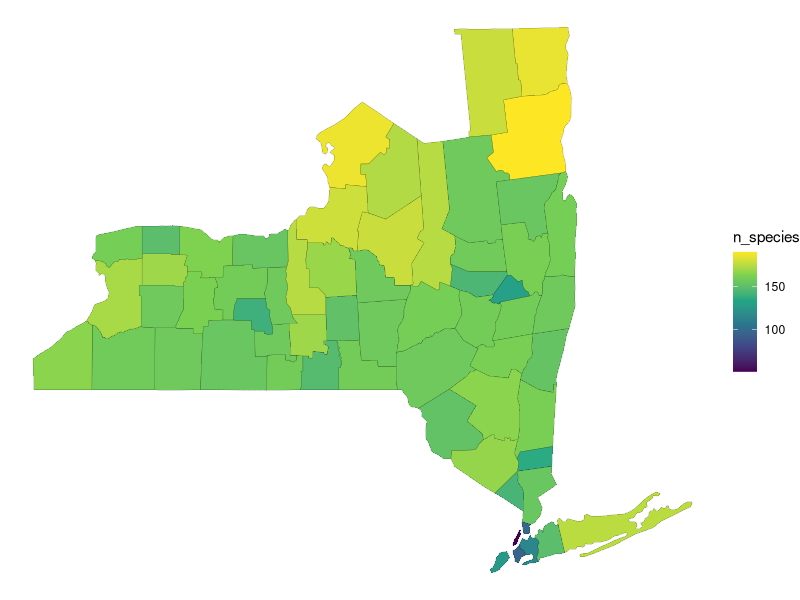
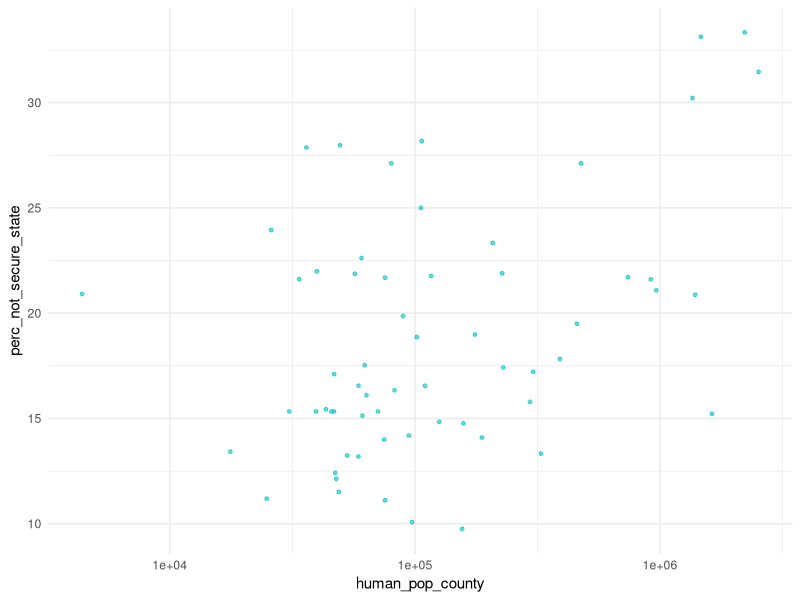
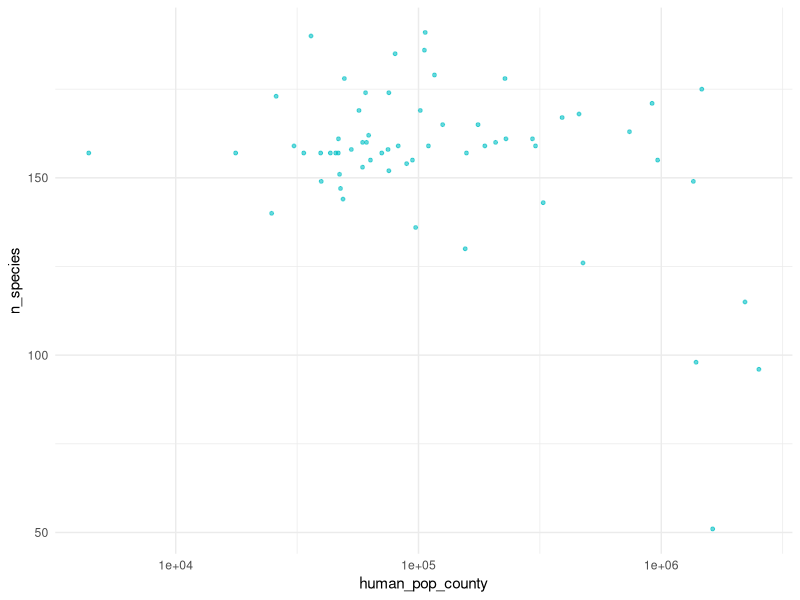
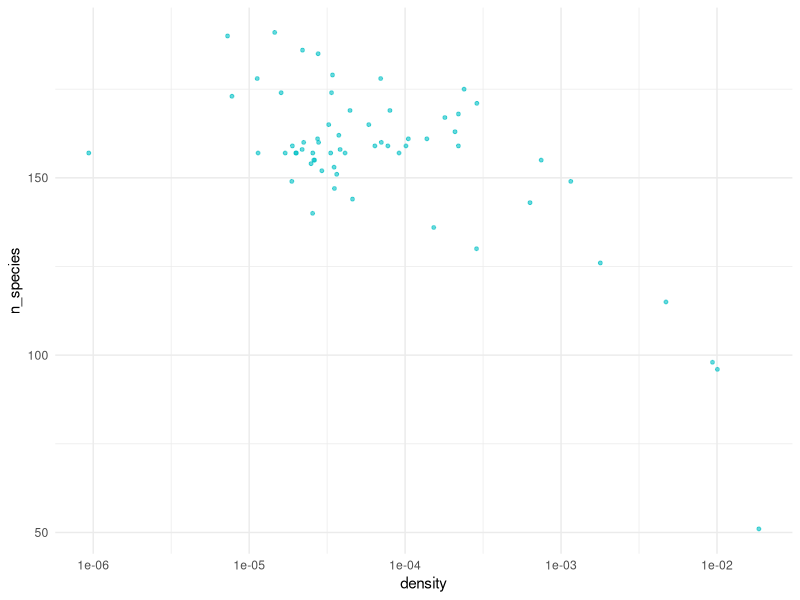
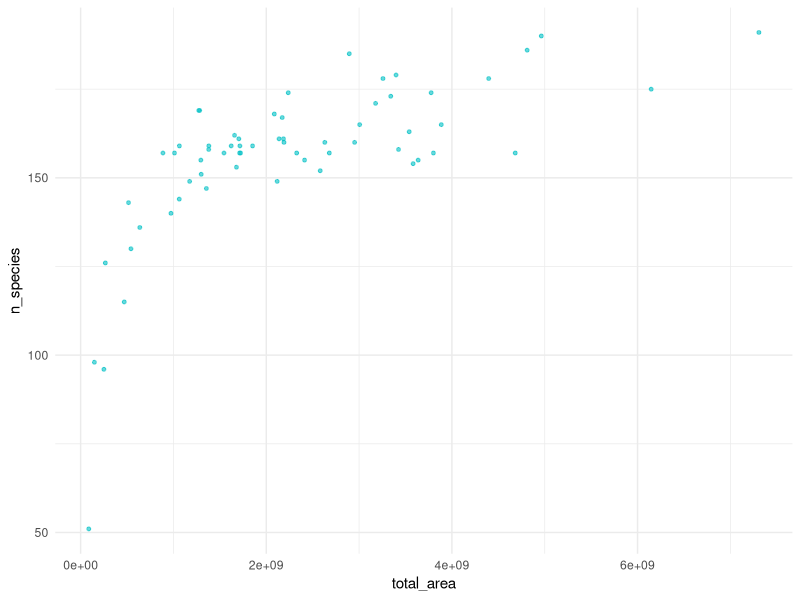
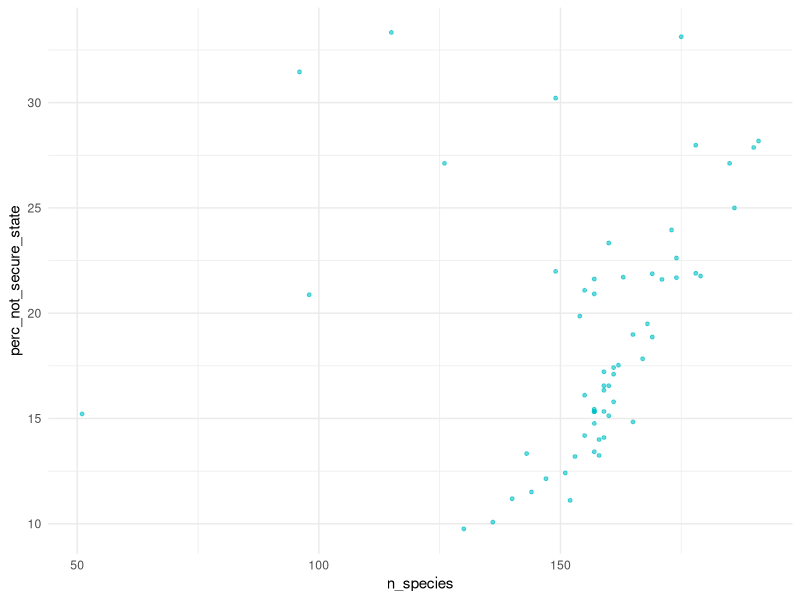

Recreate these plots in R, in order.
## ---- chunk 1
library("readr")
library("dplyr")
library("tidyr")
library("stringr")
## ---- chunk 2
# Contains names of plants and animals, as well as endangerment status, in NY at the county level
#biodiversity = read_csv("./data/Biodiversity.csv")

#https://data.ny.gov/api/views/6x7f-k6wi/rows.csv?accessType=DOWNLOAD&sorting=true
#biodiversity = read_csv("./data/Biodiversity_Animals_Plants.csv")

#https://data.ny.gov/api/views/4asw-6tmc/rows.csv?accessType=DOWNLOAD&sorting=true
biodiversity = read_csv("./data/Biodiversity_Birds.csv")

# Contains estimations for human populations and growth rate in each NY county
countyPop = read_csv("./data/NYCounties.csv")

# Contains estimated land mass of NY counties from 2010
# Areas are in square miles
countyArea = read_csv("./data/NYCountyArea.csv")
## ---- chunk 3
# Clean county population dataset
countyPop = countyPop %>% 
  extract(CTYNAME, into = "county", regex = "(.*)(?= County)") %>% 
  rename(human_pop_county = pop2021, human_growth_rate = GrowthRate)

# Clean county areas dataset
countyArea = countyArea %>% 
  select(BASENAME, AREALAND, AREAWATER) %>% 
  rename(county = BASENAME,
         land_area = AREALAND,
         water_area = AREAWATER)

# Change spaces into underscores and make lowercase for biodiversity column names
names(biodiversity) = gsub(" ", "_", tolower(names(biodiversity)))

# Clean the biodiversity dataset and join with other datasets
biodiversity = biodiversity %>% 
  # Remove unwanted columns
  select(everything(), 
         -ny_listing_status, 
         -federal_listing_status, 
         -distribution_status, 
         -year_last_documented,
         -scientific_name) %>% 
  # Remove non-plant/animal entries as well as non-county entries
  filter(category != "Natural Community", 
         category != "not listed", 
         taxonomic_group != "Animal Assemblages",
         county %in% countyPop$county) %>% 
  left_join(countyPop, by = "county") %>% 
  left_join(countyArea, by = "county") %>% 
  # Create pop/mi^2
  mutate(pop_per_mi = human_pop_county / (land_area + water_area))
## ---- chunk 4
head(biodiversity)
## ---- chunk 5
biodiversity %>% group_by(category) %>% summarise(n = n_distinct(state_conservation_rank))
biodiversity %>% summarise(n = n_distinct(global_conservation_rank))
## ---- chunk 6
# Derive human population densities for each county
county <- full_join(countyArea, countyPop) %>%
  mutate(total_area = land_area + water_area,
         density = human_pop_county/total_area) %>%
  select(county, total_area, human_pop_county, density)

# Find number of species per county, join with dataset to to have pop density and number of species per county in one df
county_data <- biodiversity %>%
  group_by(county) %>%
  summarise(n_species = n()) %>%
  full_join(county, by="county")
## ---- chunk 7
# Derive number of species for each taxonomic group
species_by_subgroup <- biodiversity %>%
  group_by(taxonomic_subgroup) %>%
  summarise(unique_species = unique(common_name)) %>%
  group_by(taxonomic_subgroup) %>%
  summarise(n_species = n())

subgroups_ordered <- species_by_subgroup %>%
  arrange(desc(n_species))
species_by_subgroup <- species_by_subgroup %>%
  mutate(taxonomic_subgroup = factor(taxonomic_subgroup, levels = subgroups_ordered$taxonomic_subgroup))

individuals_per_subgroup = biodiversity %>% 
  #select(county, taxonomic_subgroup) %>% 
  count(county, taxonomic_subgroup) %>% 
  group_by(taxonomic_subgroup) %>% 
  summarize(full_count = sum(n))
## ---- chunk 8
# Convert state and global status ranks into 'secure' 'not_secure' and 'NA'
biodiversity_security <- biodiversity %>%
  mutate(state_security = case_when(
    state_conservation_rank %in% c("S3S4B") ~ "secure",
    state_conservation_rank %in% c("SH", "SX", "S2S3B", "S2?B", "S3?B", "S2?", "S3?", "S1N", "S1?", "S3,SNRN", "SHB,S1N") ~ "not_secure",
    state_conservation_rank %in% c("SNA", "SU", "SNRN") ~ "NA", 
    str_detect(state_conservation_rank, "^S[123]B") | str_detect(state_conservation_rank, "^S[:digit:]S[123]") | str_detect(state_conservation_rank, "^S[123]$") ~ "not_secure",
    str_detect(state_conservation_rank, "^S[45]B") | str_detect(state_conservation_rank, "^S[:digit:]S[45]") | str_detect(state_conservation_rank, "^S[45]$") ~ "secure"
  ),
  global_security = case_when(str_detect(global_conservation_rank, "^G[:digit:]G[45]") | str_detect(global_conservation_rank, "^G[45]T") | str_detect(global_conservation_rank, "^G[45]\\??$") | str_detect(global_conservation_rank, "^G[45]Q") | str_detect(global_conservation_rank, "^G[45]\\?T") ~ "secure",
                              str_detect(global_conservation_rank, "^G[:digit:]G[123]") | str_detect(global_conservation_rank, "^G[123]T") | str_detect(global_conservation_rank, "^G[123HX]\\??$") | str_detect(global_conservation_rank, "^G[123]\\??Q") ~ "not_secure",
                              global_conservation_rank %in% c("GU", "GNA", "GNR", "GUT1Q", "GNRTNR") ~ "NA"
  ))

# Remove any sub-species that have NAs for a conservation rank
biodiversity_security <- biodiversity_security %>% 
  drop_na()

# Summarise by county and do math to get % not secure for each county
county_security <- biodiversity_security %>%
  group_by(county) %>%
  summarise(state_secure = length(which(state_security == "secure")),
            state_not_secure = length(which(state_security == "not_secure")), 
            global_secure = length(which(global_security == "secure")),
            global_not_secure = length(which(global_security == "not_secure")), 
            total_state = state_not_secure + state_secure,
            total_global = global_not_secure + global_secure,
            perc_not_secure_state = state_not_secure/total_state * 100,
            perc_not_secure_global = global_not_secure/total_global *100
            )


counties_derived <- full_join(county_data, county_security) %>%
  select(-state_secure, -state_not_secure, -global_secure, -global_not_secure, -total_state, -total_global)
## ---- chunk 9
# Contains the number of each taxonomic group that occurs in each county
# changed taxnomic group to taxnomic subgroup -- Caitlin
# Also contains the security and population of the county
counties_taxonomic = 
  biodiversity %>% 
  select(county, taxonomic_subgroup) %>% 
  count(county, taxonomic_subgroup) %>% 
  pivot_wider(names_from = taxonomic_subgroup, values_from = n) %>% 
  #replace(is.na(.), 0) %>% 
  right_join(counties_derived, by = "county") %>%
  rename(All = n_species) %>%
  select(county, All, 2:40, perc_not_secure_state) %>% 
  pivot_longer(2:41, names_to = "taxonomic_subgroup", values_to = "n") %>% 
  drop_na() %>% 
  mutate(n = as.integer(n))

#%>% 
  #pivot_longer(c(perc_not_secure_state, perc_not_secure_global), names_to = "level", values_to = "perc_secure")
## ---- chunk 10
# Summarise by county and do math to get % not secure for each county
taxonomic_security <- biodiversity_security %>%
  group_by(county, taxonomic_subgroup) %>%
  summarize(state_secure = length(which(state_security == "secure")),
            state_not_secure = length(which(state_security == "not_secure")), 
            total_state = state_not_secure + state_secure,
            perc_not_secure_state = state_not_secure/total_state * 100
  ) %>% 
  select(county, taxonomic_subgroup, perc_not_secure_state) %>% 
  rename(subgroup_secure = taxonomic_subgroup) %>%
  # Remove NaN values caused from division by zero
  mutate_at(vars(perc_not_secure_state), ~replace(., is.nan(.), 0))

all_security = counties_derived %>% 
  select(county, perc_not_secure_state) %>% 
  mutate(subgroup_secure = "All")

taxonomic_security = rbind(taxonomic_security, all_security)

wanted_list = c("All", "Wood-Warblers", "Ducks, Geese, Waterfowl", "Gulls, Terns, Plovers, Shorebirds", "Hawks, Falcons, Eagles, Vultures", "Sparrows and Towhees", "Herons, Bitterns, Egrets, Pelicans", "Flycatchers", "Woodpeckers", "Blackbirds and Orioles", "Finches and Crossbills", "Owls", "Rails, Coots and Cranes")

taxonomic_security = counties_taxonomic %>% 
  select(-perc_not_secure_state) %>% 
  left_join(taxonomic_security, by = "county") %>% 
  filter(taxonomic_subgroup == subgroup_secure) %>% 
  #pivot_longer(c(perc_not_secure_state, perc_not_secure_global), names_to = "level", values_to = "perc_not_secure") %>% 
  filter(taxonomic_subgroup %in% wanted_list)
## ---- chunk 11
# write two main datasets to csv files
write_csv(counties_derived, "./data/counties_derived.csv")

write_csv(biodiversity, "./data/biodiversity_derived.csv")

write_csv(counties_taxonomic, "./data/counties_taxonomic.csv")

write_csv(taxonomic_security, "./data/taxonomic_security.csv")

write_csv(species_by_subgroup, "./data/species_by_subgroup.csv")
## ---- chunk 12
# I followed this tutorial: https://www.r-bloggers.com/2017/10/county-level-choropleth-in-plotly-and-r/

library("ggplot2")

counties_nspecies = counties_derived %>% 
  select(county, n_species) %>% 
  mutate(county = tolower(county)) %>% 
  rename(subregion = county)

choropleth = map_data("county") %>% 
  filter(region == "new york") %>% 
  inner_join(counties_nspecies, by = "subregion")

ggplot(choropleth, aes(long, lat, group = subregion)) +
  geom_polygon(aes(fill = n_species), colour = alpha("black", 1/2), size = 0.1)  +
  scale_fill_viridis_c() +
  theme_void()
## ---- chunk 13
ggplot(counties_derived, aes(x = human_pop_county, y = perc_not_secure_state)) + 
    scale_x_log10() +
    #geom_jitter(color = "#00BFC4", alpha = 0.6, size = 1, width = 0.3) +
    geom_point(color = "#00BFC4", alpha = 0.6, size = 1) +
    theme_minimal() +
    theme(legend.position = "none")

ggplot(counties_derived, aes(x = human_pop_county, y = n_species)) + 
    scale_x_log10() +
    geom_point(color = "#00BFC4", alpha = 0.6, size = 1) +
    theme_minimal() +
    theme(legend.position = "none")

ggplot(counties_derived, aes(x = density, y = n_species)) + 
    scale_x_log10() +
    geom_point(color = "#00BFC4", alpha = 0.6, size = 1) +
    theme_minimal() +
    theme(legend.position = "none")

ggplot(counties_derived, aes(x = total_area, y = n_species)) + 
    geom_point(color = "#00BFC4", alpha = 0.6, size = 1) +
    theme_minimal() +
    theme(legend.position = "none")

ggplot(counties_derived, aes(x = n_species, y = perc_not_secure_state)) + 
    geom_point(color = "#00BFC4", alpha = 0.6, size = 1) +
    theme_minimal() +
    theme(legend.position = "none")
## ---- chunk 14
counties_nameless = counties_derived %>% 
  select(-county)

# Note that density = human_pop_county / total_area
model = lm(perc_not_secure_state ~ ., data = counties_nameless)
summary(model)
